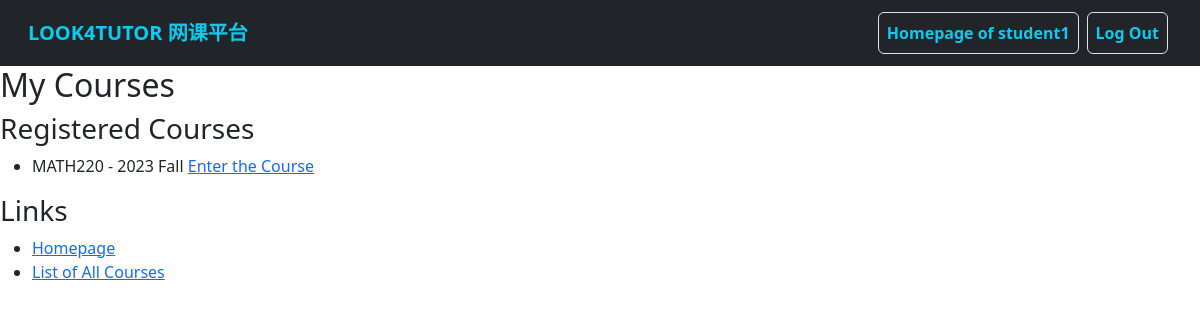
Page /students/student_course_list (signed in) on the earlier database version.
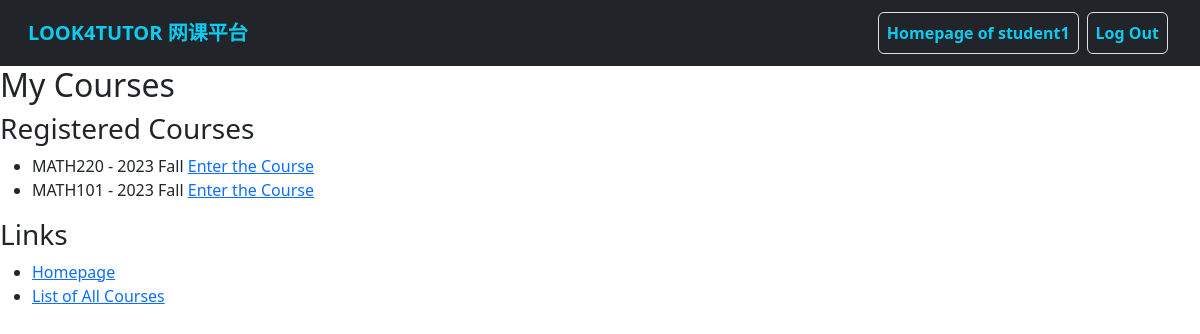
Same page on the later database version.
### students/models.py (models this page shows, shortened)
class Enrollment(models.Model):
    student = models.ForeignKey(
        MyUser,
        models.SET_NULL,
        blank=True,
        null=True,
        verbose_name='User (Student)'
    )
    course = models.ForeignKey(
        Course,
        models.SET_NULL,
        null=True,
        blank=False,
        verbose_name='Course'
    )
    created_at = models.DateTimeField(
        auto_now=True,
        verbose_name='Registration Time'
    )
    activated = models.BooleanField(
        default=False,
        verbose_name='Activated by Administration'
    )
    dropped = models.BooleanField(
        default=False,
        verbose_name='Course Dropped by Student'
    )

### courses/models.py (models this page shows, shortened)
class Course(models.Model):
    SUBJECT_CHOICES = [
        ('APBI', 'APBI'),
        ('APSC', 'APSC'),
        ('BIOL', 'BIOL'),
        ('CHEM', 'CHEM'),
        ('COMM', 'COMM'),
        ('COMR', 'COMR'),
        ('CPEN', 'CPEN'),
        ('CPSC', 'CPSC'),
        ('DCSI', 'DCSI'),
        ('ECON', 'ECON'),
        ('ELEC', 'ELEC'),
        ('EOSC', 'EOSC'),
        ('MATH', 'MATH'),
        ('MFRE', 'MFRE'),
        ('PHIL', 'PHIL'),
        ('PHYS', 'PHYS'),
        ('PSYC', 'PSYC'),
        ('SCIE', 'SCIE'),
        ('STAT', 'STAT'),
        ('VANT', 'VANT'),
        ('WRDS', 'WRDS'),
    ]
    subject = models.CharField(
        max_length=4,
        choices=SUBJECT_CHOICES,
        help_text="Subject code, e.g. ECON.",
        blank=False,
        verbose_name='Subject'
    )
    course_number = models.CharField(
        max_length=3,
        help_text="3-digits course number, e.g. 101.",
        blank=False,
        verbose_name='Course Number'
    )
    section = models.CharField(
        max_length=20,
        help_text="Section number, e.g. 202 or professor name. <strong>Leave it blank</strong> if there is only one section.",
        blank=True,
        verbose_name='Section'
    )
    term = models.ForeignKey(
        Term,
        models.SET_NULL,
        blank=True,
        null=True,
        verbose_name='Term'
    )
    tutor = models.ForeignKey(
        MyUser,
        models.SET_NULL,
        limit_choices_to={'is_tutor': True},
        blank=True,
        null=True,
        verbose_name='Tutor'
    )
    def __str__(self):
        return self.subject + self.course_number + " - " + self.section + self.term.__str__()

class Term(models.Model):
    SEASON_CHOICES = [
        ('Fall', 'Fall'),
        ('Spring', 'Spring'),
        ('Summer_1', 'Summer_1'),
        ('Summer_2', 'Summer_2')
    ]
    year = models.CharField(
        max_length=4,
        help_text="Year of the term, e.g. 2023",
        blank=False,
        verbose_name='Year'
    )
    season = models.CharField(
        max_length=8,
        choices=SEASON_CHOICES,
        help_text="Season of the term, e.g. Fall.",
        blank=False,
        verbose_name='Season'
    )
    start_date = models.DateField(
        help_text="Start date of the term.",
        verbose_name='Start Date'
    )
    end_date = models.DateField(
        help_text="End date of the term.",
        verbose_name='End Date'
    )
    def __str__(self):
        return self.year + " " + self.season.capitalize()

### students/views.py (the view)
# urls.py: path('student_course_list', StudentCourseList.as_view(), name='student_course_list'),
class StudentCourseList(LoginRequiredMixin, ListView):
    model = Enrollment
    template_name = 'students/student_course_list.html'
    def get_queryset(self, **kwargs):
        return Enrollment.objects.filter(student=self.request.user)

### templates/students/student_course_list.html
{% extends 'base.html' %} {% block content %}
<h2>My Courses</h2>
<div>
  <h3>Registered Courses</h3>
  <ul>
    {% for enrollment in enrollment_list %}
    <li>
      {{ enrollment.course }}
      <a href="{% url 'student_course_detail' enrollment.id %}"
        >Enter the Course</a
      >
    </li>
    {% endfor %}
  </ul>
</div>
<div>
  <h3>Links</h3>
  <ul>
    <li><a href="{% url 'user_home' %}">Homepage</a></li>
    <li><a href="{% url 'all_course_list' %}">List of All Courses</a></li>
  </ul>
</div>
{% endblock %}

Differences in the rows shown:
added Enrollment: course "MATH101 - 2023 Fall"
